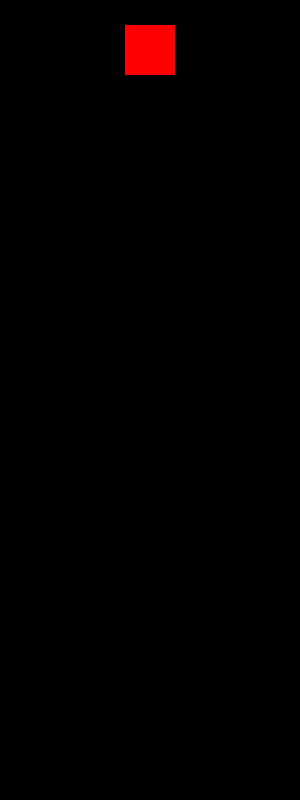
Frame 1 (no input)
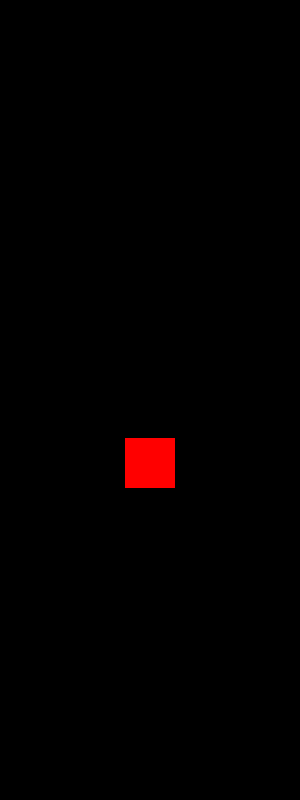
Frame 60 (the mouse pressed at the canvas centre just before this capture)
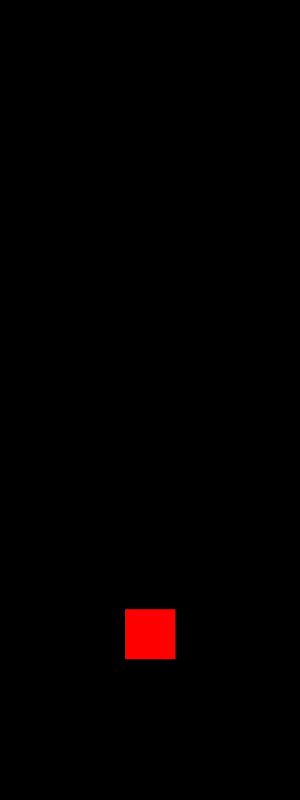
Frame 120 (the mouse held since frame 60 and released just before this capture)

The Processing sketch that drew these frames (run headless with seeded random() and noise(); from frame 60 on, the mouse is pressed at the canvas centre):

// Processing sketch: Gravity1
// ── Gravity1.pde
//This sketch introduces the concept of using gravity. Remember gravity is just another word
//as Einstien postulated, for acceleration. Acceleration descreses or increases your 
//"speed" variable. In other words, acceleration is the rate of change of speed. And speed
//is the rate of change of location.

float x, y;
float w, h;

float speed = 0;
float gravity = 0.8; //Controls the rate at which the cube falls

void setup() {
  size(300, 800);
  smooth(4);
  background(0);
  noStroke();
  fill (255, 0, 0);
  frameRate(30);
  rectMode(CENTER);
  
  w = 50;
  h = 50;
  x = width/2;
  y = 50;
}

void draw()  {
  background(0);
  rect(x, y, w, h);
  
  y = y + speed;
  //The new introduced gravity variable expression
  speed = speed + gravity; 
  
  //Bounce back up!
  if (y > height - h/2)  {    
    y = height - h/2;
    
    //Instead of speed = speed * -1, now simply multiply by -0.95
    // Multiplying by -0.95 instead of -1 slows the square down each 
    //time it bounces (by decreasing speed)
    //Simply add a change of direction with a bit of damping on each bounce 
    //(direction change)
    speed = abs(speed) * -0.75; //Controls how far up the cube bounces
    
  }  
}
